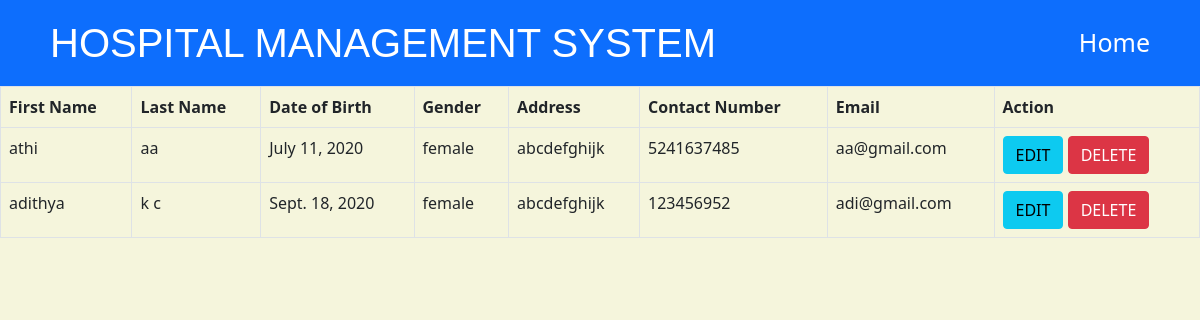
Screenshot of /PatientsList with the database file from the repository.
### hospitalmanagementapp/models.py (models this page shows)
class PatientDetailsModel(models.Model):
    GENDER_CHOICES = [('male','Male'),('female','Female'),('others','Others'),]
    first_name = models.CharField(max_length=100)
    last_name = models.CharField(max_length=100)
    dob = models.DateField()
    gender = models.CharField(max_length=10,choices=GENDER_CHOICES)
    address = models.CharField(max_length=250)
    contact_number = models.CharField(max_length=15)
    email = models.EmailField()

### hospitalmanagementapp/views.py (the view)
# urls.py: path('PatientsList',views.ListPatientsView.as_view(),name='PatientsList'),
class ListPatientsView(ListView):
    model = PatientDetailsModel
    template_name = 'patient_list.html'
    context_object_name = "datakey"

### hospitalmanagementapp/templates/patient_list.html (shortened to what this page needs)
{% load static %}
<!DOCTYPE html>
<html lang="en">
<head>
    <link href="https://cdn.jsdelivr.net/npm/bootstrap@5.0.2/dist/css/bootstrap.min.css" rel="stylesheet"
>
    <link rel="stylesheet" href="{% static 'home.css' %}">
</head>
<body>
    <header>
        <nav class="navbar navbar-expand-lg navbar-dark bg-primary">
            <a class="navbar-brand me-auto" href="#" style="padding-left: 50px;">HOSPITAL MANAGEMENT SYSTEM</a>
            <a class="nav-item ms-auto" href="{% url 'Home' %}" style="color: white;text-decoration: none;padding-right: 50px; font-size: 25px;">Home</a>
        </nav>
    </header>
    <table class="table table-bordered">
        <tr>
            <th>First Name</th>
            <th>Last Name</th>
            <th>Date of Birth</th>
            <th>Gender</th>
            <th>Address</th>
            <th>Contact Number</th>
            <th>Email</th>
            <th>Action</th>
        </tr>
        {% for i in datakey %}
        <tr>
            <td>{{i.first_name}}</td>
            <td>{{i.last_name}}</td>
            <td>{{i.dob}}</td>
            <td>{{i.gender}}</td>
            <td>{{i.address}}</td>
            <td>{{i.contact_number}}</td>
            <td>{{i.email}}</td>
            <td>
                <a href="{% url 'PatientEdit' i.id %}" class="btn btn-info">EDIT</a>
                <a href="{% url 'PatientDelete' i.id %}" class="btn btn-danger">DELETE</a>
            </td>
        </tr>
        {% endfor %}
    </table>
</body>
</html>

### hospitalmanagementapp/static/home.css (style rules this page uses)
nav .navbar-brand { font-size: 40px; font-family: sans-serif; }
body { background-color: beige; }

### rows the page displays
PatientDetailsModel: first_name "athi", last_name "aa", dob "July 11, 2020", gender "female", address "abcdefghijk", contact_number "5241637485", email "aa@gmail.com"
PatientDetailsModel: first_name "adithya", last_name "k c", dob "Sept. 18, 2020", gender "female", address "abcdefghijk", contact_number "123456952", email "adi@gmail.com"
